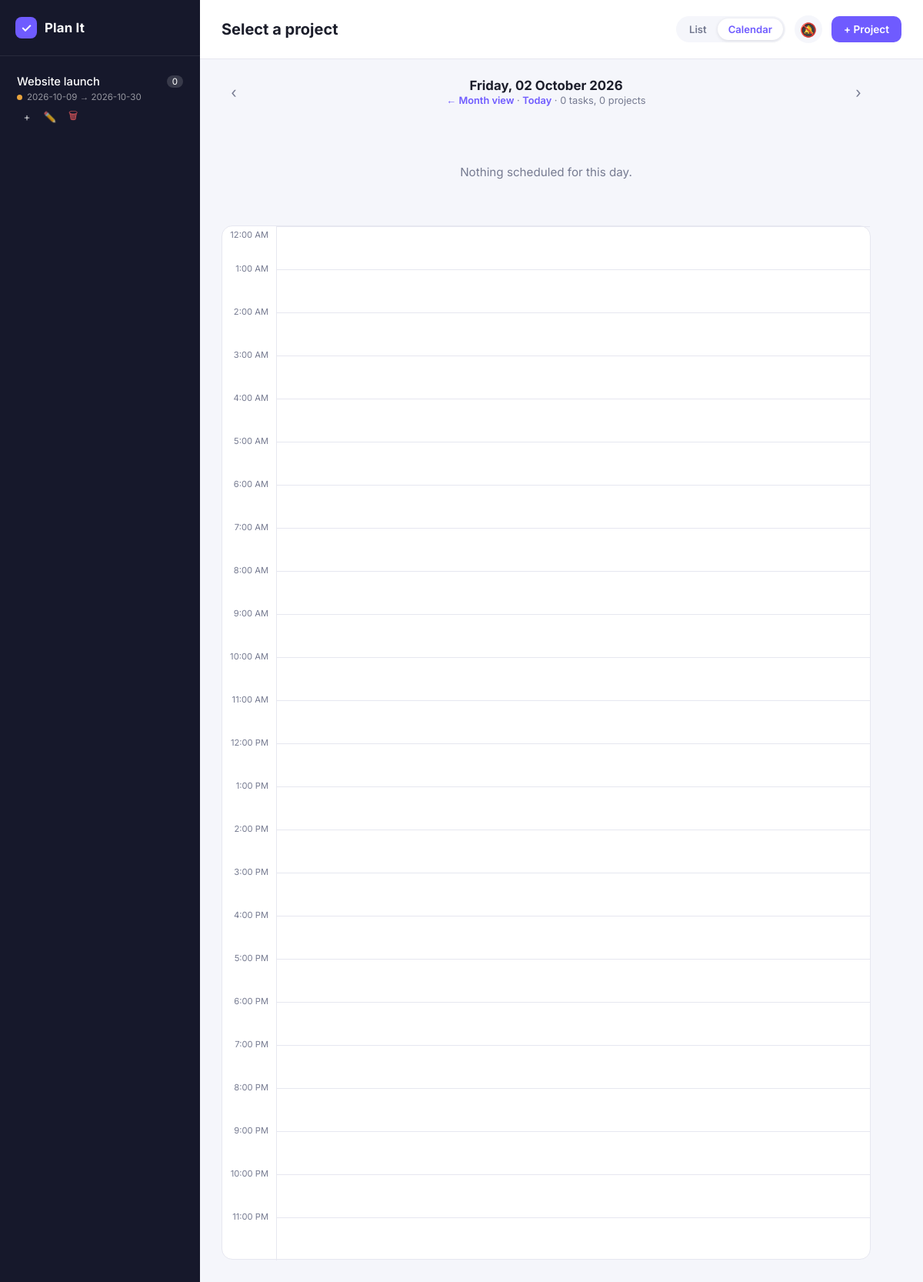
/calendar/day/2026-10-02, run on the app's committed database.
### tables this page shows
CREATE TABLE project (
  id INTEGER PRIMARY KEY AUTOINCREMENT,
  title TEXT NOT NULL,
  start_date TEXT NOT NULL,
  start_time TEXT NOT NULL,
  end_date TEXT NOT NULL,
  end_time TEXT NOT NULL
);

### app.py (the view)
@app.route("/calendar/day/<day>")
def calendar_day(day):
    try:
        d = date.fromisoformat(day)
    except ValueError:
        return redirect(url_for("calendar_view"))
    iso = d.isoformat()
    projects = queries.get_projects_overlapping(iso, iso)
    activities = queries.get_activities_between(iso, iso)
    layout = th.build_day_layout(iso, projects, activities)
    now = datetime.now()  # noqa: DTZ005
    is_today = iso == today()
    now_px = round((now.hour * 60 + now.minute) * th.HOUR_PX / 60, 1) if is_today else None
    return render_template(
        "calendar_day.html",
        day=d,
        selected_date=iso,
        day_label=d.strftime("%A, %d %B %Y"),
        prev_day=(d - timedelta(days=1)).isoformat(),
        next_day=(d + timedelta(days=1)).isoformat(),
        is_today=is_today,
        now_px=now_px,
        today_str=today(),
        hours=range(24),
        hour_px=th.HOUR_PX,
        layout=layout,
    )

### app.py (called while the page is built)
def today():
    return date.today().isoformat()  # noqa: DTZ011

@app.context_processor
def inject_globals():
    return {"projects": queries.get_projects(), "th": th}

### queries.py (called while the page is built)
def get_projects():
    return db.execute(
        """
        SELECT project.*,
               (SELECT COUNT(*) FROM activity WHERE activity.project_id = project.id) AS activity_count
        FROM project
        ORDER BY start_date
        """
    )

def get_projects_overlapping(start_date, end_date):
    return db.execute(
        """
        SELECT * FROM project
        WHERE start_date <= ? AND end_date >= ?
        ORDER BY start_date, start_time
        """,
        end_date,
        start_date,
    )

def get_activities_between(start_date, end_date):
    return db.execute(
        """
        SELECT activity.*, project.title AS project_title
        FROM activity
        JOIN project ON project.id = activity.project_id
        WHERE due_date BETWEEN ? AND ?
        ORDER BY due_date, start_time
        """,
        start_date,
        end_date,
    )

### timehelpers.py (called while the page is built, shortened)
def format_time_label(time_str):
    if not time_str:
        return ""
    h, m = map(int, time_str.split(":"))
    period = "PM" if h >= 12 else "AM"
    hour_12 = 12 if h % 12 == 0 else h % 12
    return f"{hour_12}:{m:02d} {period}"

def get_priority(date_str, time_str):
    if not date_str:
        return "Weeks"
    target = datetime.fromisoformat(f"{date_str}T{time_str or '23:59'}:00")
    now = datetime.now()  # noqa: DTZ005
    diff = (target - now).total_seconds()
    if diff <= 0:
        return "OverDue"
    diff_mins = diff / 60
    if diff_mins <= 60:
        return "Hour"
    if target.date() == now.date():
        return "Today"
    if diff_mins <= 60 * 24:
        return "Hours"
    diff_days = diff / 86400
    if diff_days <= 7:
        return "Days"
    if diff_days <= 14:
        return "Week"
    if diff_days <= 30:
        return "Weeks"

def get_urgency_class(priority):
    if priority in ("OverDue", "Hour", "Hours", "Today"):
        return "urgency--high"
    if priority in ("Days", "Week", "Weeks"):
        return "urgency--mid"
    return "urgency--low"

### templates/calendar_day.html (shortened to what this page needs)
{% extends "base.html" %} {% block content %}
<div class="day">
  <div class="day__nav">
    <a
      class="icon-btn"
      href="{{ url_for('calendar_day', day=prev_day) }}"
      title="Previous day"
      >‹</a
    >
    <div class="day__nav-center">
      <h3>{{ day_label }}</h3>
      <p class="text-muted">
        <a href="{{ url_for('calendar_view', year=day.year, month=day.month) }}"
          >← Month view</a
        >
        {% if not is_today %} ·
        <a href="{{ url_for('calendar_day', day=today_str) }}">Today</a>{% endif
        %} · {{ layout.tasks|length }} task{{ '' if layout.tasks|length == 1
        else 's' }}, {{ layout.bands|length }} project{{ '' if
        layout.bands|length == 1 else 's' }}
      </p>
    </div>
    <a
      class="icon-btn"
      href="{{ url_for('calendar_day', day=next_day) }}"
      title="Next day"
      >›</a
    >
  </div>
   {% if not layout.bands and not layout.tasks %}
  <p class="body__empty">Nothing scheduled for this day.</p>
  {% endif %}
  <div
    class="day-grid"
    id="day-grid"
    data-scroll="{{ layout.first_px }}"
    style="--hour-px: {{ hour_px }}px"
  >
    <div class="day-grid__hours">
      {% for h in hours %}
      <div class="day-grid__hour">
        <span>{{ th.format_time_label('%02d:00'|format(h)) }}</span>
      </div>
      {% endfor %}
    </div>
    <div class="day-grid__canvas">
      {% for h in hours %}
      <div class="day-grid__line" style="top: {{ h * hour_px }}px"></div>
      {% endfor %}
      <div
        class="day-grid__events"
        style="left: {{ layout.bands|length * 6 + 8 }}px"
      >
      </div>
    </div>
  </div>
</div>
{% endblock %}

### templates/sidebar.html (shortened to what this page needs)
{% set ctx_project = current if current is defined and current else (project if
project is defined and project else none) %}
<div class="sidebar">
  <div class="sidebar__logo">
    <span class="sidebar__logo-mark">✓</span>
    <span class="sidebar__logo-text">Plan It</span>
  </div>
  <div class="sidebar__list">
    {% if not projects %}
    <div class="sidebar__empty">
      <p>No projects yet.</p>
      <a class="sidebar__empty-btn" href="{{ url_for('new_project') }}"
        >Create your first project</a
      >
    </div>
    {% else %} {% for p in projects %} {% set priority =
    th.get_priority(p['end_date'], p['end_time']) %} {% set is_active =
    ctx_project and ctx_project['id'] == p['id'] %}
    <div
      class="sidebar-project {{ 'is-active' if is_active else '' }}"
      onclick="window.location.href='{{ url_for('index', project_id=p['id']) }}'"
    >
      <div class="sidebar-project__row">
        <span class="sidebar-project__title">{{ p['title'] }}</span>
        <span class="sidebar-project__count">{{ p['activity_count'] }}</span>
      </div>
      <div class="sidebar-project__meta">
        <span
          class="priority-dot {{ th.get_urgency_class(priority) }}"
          title="{{ priority }}"
        ></span>
        <span class="sidebar-project__dates"
          >{{ p['start_date'] }} → {{ p['end_date'] }}</span
        >
      </div>
      <div class="sidebar-project__actions">
        <a
          class="icon-btn"
          href="{{ url_for('new_activity', project_id=p['id']) }}"
          title="Add task"
          onclick="event.stopPropagation()"
          >+</a
        >
        <a
          class="icon-btn"
          href="{{ url_for('edit_project', project_id=p['id']) }}"
          title="Edit project"
          onclick="event.stopPropagation()"
          >✏️</a
        >
        <form
          method="POST"
          action="{{ url_for('delete_project', project_id=p['id']) }}"
          onclick="event.stopPropagation()"
          onsubmit="return confirm('Delete this project and all its tasks?');"
        >
          <button
            class="icon-btn icon-btn--danger"
            type="submit"
            title="Delete project"
          >
            🗑
          </button>
        </form>
      </div>
    </div>
    {% endfor %} {% endif %}
  </div>
</div>

### static/style.css (style rules this page uses)
:root { --pi-bg: #f5f6fb; --pi-surface: #ffffff; --pi-sidebar: #16182b; --pi-sidebar-hover: #23253f; --pi-primary: #6f5bff; --pi-primary-dark: #5641e0; --pi-text: #1c1e2b; --pi-text-muted: #767b91; --pi-border: #e6e7f0; --pi-danger: #e0575b; --pi-high: #e0575b; --pi-mid: #e8a33d; --pi-low: #34a771; --pi-radius: 14px; --pi-shadow: 0 4px 20px rgba(22, 24, 43, 0.08); }
* { margin: 0; padding: 0; box-sizing: border-box; }
body { font-family: "Inter", system-ui, sans-serif; background-color: var(--pi-bg); color: var(--pi-text); width: 100%; height: 100vh; }
button { font-family: inherit; cursor: pointer; border: none; background: none; }
a { text-decoration: none; color: inherit; cursor: pointer; }
.sidebar { width: 260px; min-width: 260px; background-color: var(--pi-sidebar); color: #fff; display: flex; flex-direction: column; overflow-y: auto; }
.sidebar__logo { display: flex; align-items: center; gap: 10px; padding: 22px 20px; border-bottom: 1px solid rgba(255, 255, 255, 0.08); }
.sidebar__logo-mark { display: inline-flex; align-items: center; justify-content: center; width: 28px; height: 28px; border-radius: 8px; background: var(--pi-primary); font-weight: 700; }
.sidebar__logo-text { font-weight: 700; font-size: 1.05rem; letter-spacing: 0.2px; }
.sidebar__list { flex: 1; padding: 14px 10px; display: flex; flex-direction: column; gap: 4px; }
.sidebar-project { padding: 10px 12px; border-radius: 10px; cursor: pointer; transition: background 0.15s ease; }
.sidebar-project__row { display: flex; align-items: center; justify-content: space-between; gap: 8px; }
.sidebar-project__title { font-size: 0.92rem; font-weight: 500; white-space: nowrap; overflow: hidden; text-overflow: ellipsis; }
.sidebar-project__count { font-size: 0.72rem; background: rgba(255, 255, 255, 0.15); padding: 1px 7px; border-radius: 999px; min-width: 20px; text-align: center; }
.sidebar-project__meta { display: flex; align-items: center; gap: 6px; margin-top: 4px; }
.priority-dot { width: 7px; height: 7px; border-radius: 50%; flex-shrink: 0; }
.priority-dot.urgency--mid { background: var(--pi-mid); }
.sidebar-project__dates { font-size: 0.72rem; color: rgba(255, 255, 255, 0.55); white-space: nowrap; overflow: hidden; text-overflow: ellipsis; }
.sidebar-project__actions { display: flex; gap: 4px; margin-top: 6px; }
.body__empty { color: var(--pi-text-muted); text-align: center; padding: 60px 20px; font-size: 0.95rem; }
.icon-btn { width: 26px; height: 26px; border-radius: 6px; display: inline-flex; align-items: center; justify-content: center; color: rgba(255, 255, 255, 0.75); font-size: 0.85rem; }
.icon-btn--danger { color: var(--pi-danger); }
.text-muted { color: var(--pi-text-muted); }
.day { padding: 24px 28px 48px; max-width: 900px; }
.day__nav { display: flex; align-items: center; justify-content: space-between; gap: 12px; margin-bottom: 16px; }
.day__nav-center { text-align: center; }
.day__nav-center h3 { font-size: 1.05rem; font-weight: 700; }
.day__nav-center p { font-size: 0.8rem; margin-top: 2px; }
.day__nav-center a { color: var(--pi-primary); font-weight: 600; }
.day__nav .icon-btn { font-size: 1.2rem; width: 32px; height: 32px; color: var(--pi-text-muted); }
.day-grid { display: grid; grid-template-columns: 70px 1fr; height: calc(24 * var(--hour-px)); background: var(--pi-surface); border: 1px solid var(--pi-border); border-radius: var(--pi-radius); position: relative; }
.day-grid__hour { height: var(--hour-px); position: relative; }
.day-grid__hour span { position: absolute; top: -8px; right: 10px; font-size: 0.7rem; color: var(--pi-text-muted); white-space: nowrap; }
.day-grid__hour:first-child span { top: 4px; }
.day-grid__canvas { position: relative; border-left: 1px solid var(--pi-border); }
.day-grid__line { position: absolute; left: 0; right: 0; border-top: 1px solid var(--pi-border); }
.day-grid__events { position: absolute; top: 0; right: 6px; bottom: 0; z-index: 2; pointer-events: none; }

### data on the page
project: title "Website launch", activity_count "0", start_date "2026-10-09", end_date "2026-10-30"

### other printed values
{{ day_label }} "Friday, 02 October 2026"
{{ layout.tasks|length }} "0"
{{ '' if layout.tasks|length == 1
        else 's' }} "s"
{{ layout.bands|length }} "0"
{{ '' if
        layout.bands|length == 1 else 's' }} "s"
{{ th.format_time_label('%02d:00'|format(h)) }} "12:00 AM" "1:00 AM" "2:00 AM" "3:00 AM" "4:00 AM" "5:00 AM" "6:00 AM" "7:00 AM" "8:00 AM" "9:00 AM" "10:00 AM" "11:00 AM" "12:00 PM" "1:00 PM" "2:00 PM" "3:00 PM" "4:00 PM" "5:00 PM" "6:00 PM" "7:00 PM" "8:00 PM" "9:00 PM" "10:00 PM" "11:00 PM"
